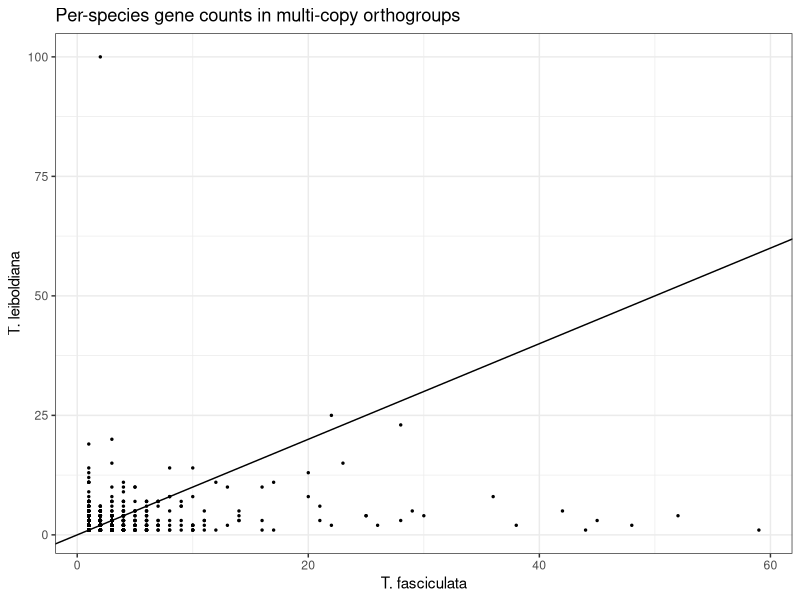
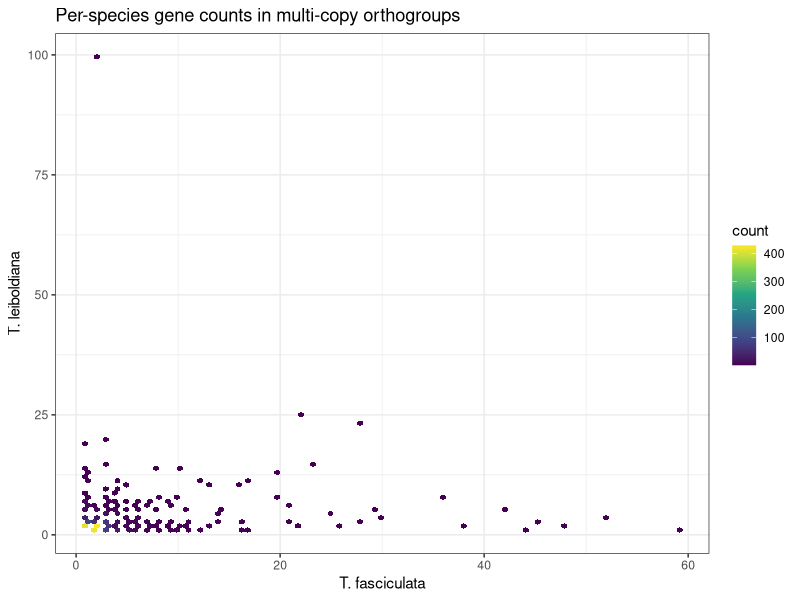

These charts were generated, in order, by the following R code: (Note: this script raises an error after producing the figures.)
# Studying differences in gene family sizes between Tfas and Tlei

library(ggplot2)

setwd("Documents/GitHub/Tillandsia-compgenomics/Gene-family-evo-tfas-tlei/")
setwd("/home/clara/Documents/GitHub/Tillandsia-compgenomics/Gene-family-evo-tfas-tlei/")
counts <- read.table("orthogroups_Tfas_Tlei_Acom.counts.no_TEs.size_corrections.no_plastid-mito-ribo.txt", sep = '\t')
colnames(counts) <- c("og_id", "Acom", "Tfas", "Tlei")

# Filter out unique orthogroups
counts_Tfas_Tlei <- counts[counts$Tfas != 0 & counts$Tlei != 0,]
ggplot(counts_Tfas_Tlei, aes(x=Tfas, y=Tlei)) + geom_point(size = .5) +
  geom_abline(intercept = 0, slope = 1) +
  labs(title = "Per-species gene counts in multi-copy orthogroups") +
  ylab(label = "T. leiboldiana") +
  xlab(label = "T. fasciculata") +
  theme_bw()

# Add colour gradient to show number of datapoints with the same count combination
counts_Tfas_Tlei_multi <- counts_Tfas_Tlei[!(counts_Tfas_Tlei$Tfas == 1 & counts_Tfas_Tlei$Tlei == 1),]
ggplot(counts_Tfas_Tlei_multi) + geom_hex(aes(Tfas, Tlei), bins = 100) +
  labs(title = "Per-species gene counts in multi-copy orthogroups") +
  ylab(label = "T. leiboldiana") +
  xlab(label = "T. fasciculata") +
  scale_fill_continuous(type = "viridis") +
  theme_bw()
  theme_bw()

write.table(counts_Tfas_Tlei_npl_multi, file = "orthogroup_selection_for_GO_term_all.txt", sep = "\t")
